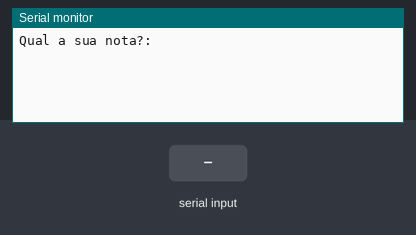
Simulated run of this sketch. Board: Arduino Uno, built with avr-gcc and run on an emulated ATmega328P. Parts: the last lines printed to the serial monitor. Inputs (shaded band) come from the test bench.

Above: at 1.2 s.
1.3 s: "90,45\n" received over Serial
At 2.1 s:
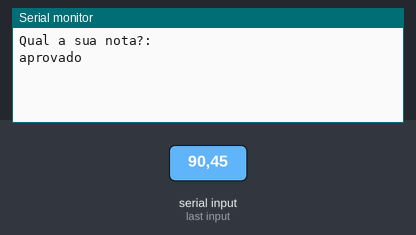
At 5.1 s:
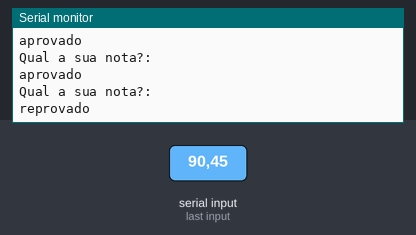

The sketch:

nota_mb1.ino
```cpp
// C++ code
//
int nota = 0;

void setup()
{
 Serial.begin(9600);
}

void loop()
{
  Serial.println("Qual a sua nota?: ");//mostra a msg na tela
   while ( !Serial.available() );// espera o usuario dar <Enter>
  nota = Serial.parseInt();//Transforma a nota digitados em numero

  if(nota >= 6 ){//se retornar verdadeiro - losango sim
  Serial.println("aprovado");
  } else {//falso - losango nao
  Serial.println("reprovado");
  }

  delay(1000);

 }
```

Measured:
- after the input at 1.3 s, the serial monitor: prints a new line at once (image 1)
